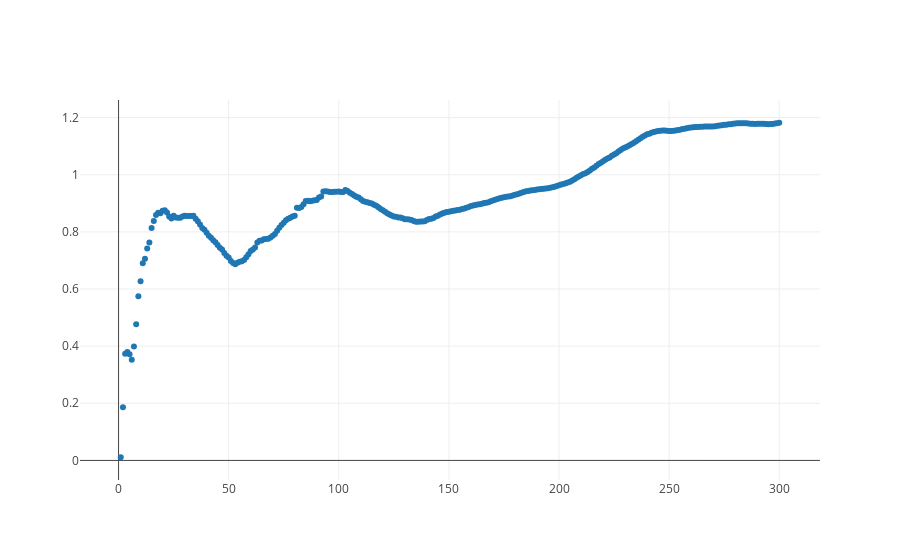

Notebook cell for this chart:
### Code cell
# trials = study_rbf.trials
# trial_values = [- trial.value for trial in trials]

assert len(trial_values) == len(best_values)

cum_regret = 0.
avg_cum_regrets = []
for t, (best_value, trial_value) in enumerate(zip(best_values, trial_values)):
    cum_regret += best_value - trial_value
    avg_cum_regrets.append(cum_regret / (t + 1))

data = [
    go.Scatter(x=np.arange(len(avg_cum_regrets)) + 1, y=avg_cum_regrets, mode='markers')
]
iplot(data, filename='syn_bogunovic_rbf_ctv')

### Figure 1 — Plotly figure (JSON) as saved in the notebook; plotly's stock layout.template omitted (floating-point values rounded to 4 significant figures; data arrays with more than 128 entries replaced by an {"elided": "..."} marker saying what was removed)
{"data": [{"mode": "markers", "type": "scatter", "uid": "efa224a7-a835-4199-91c6-6aca3f5c0274", "x": {"elided": "300 int values"}, "y": {"elided": "300 float values"}}], "layout": {}}
